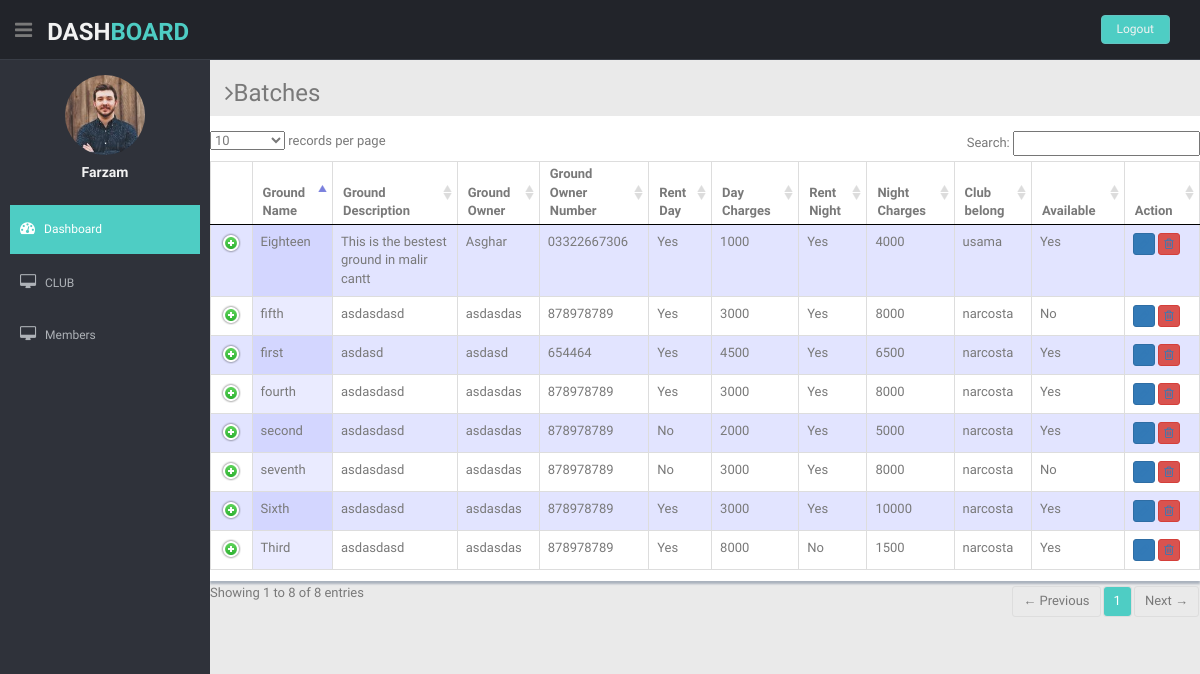
The page /Dashboard/clubGround.php (signed in) on the database its author committed.
### tables this page shows
CREATE TABLE `grounds` (
  `ground_code` int(11) NOT NULL,
  `ground_name` varchar(100) NOT NULL,
  `ground_des` varchar(250) NOT NULL,
  `club_code` int(11) NOT NULL,
  `ground_owner` varchar(50) NOT NULL,
  `ground_owner_num` varchar(11) NOT NULL,
  `rent_day` varchar(5) DEFAULT NULL,
  `rent_night` varchar(5) DEFAULT NULL,
  `Day` int(11) NOT NULL,
  `Night` int(11) NOT NULL,
  `available` varchar(10) NOT NULL
);

CREATE TABLE `register_club` (
  `club_code` int(11) NOT NULL,
  `club_name` varchar(150) NOT NULL,
  `club_des` varchar(250) NOT NULL,
  `club_built_year` date NOT NULL,
  `club_president` varchar(50) NOT NULL,
  `club_president_num` varchar(150) NOT NULL,
  `club_vice_president` varchar(50) NOT NULL,
  `club_secretary` varchar(50) NOT NULL,
  `club_secretary_num` varchar(150) NOT NULL,
  `club_treasurer` varchar(50) NOT NULL,
  `club_management` varchar(50) NOT NULL,
  `relation_with_club` varchar(15) NOT NULL
);

### Dashboard/clubGround.php (the view, shortened to what this page needs)
<?php include 'connection.php';
    $q = "SELECT * FROM `grounds`";
    $r = mysqli_query($conn,$q);
?>
<!DOCTYPE html>
<html lang="en">
<head>
  <link href="lib/bootstrap/css/bootstrap.min.css" rel="stylesheet">
  <link href="lib/font-awesome/css/font-awesome.css" rel="stylesheet" />
  <link href="lib/advanced-datatable/css/demo_page.css" rel="stylesheet" />
  <link href="lib/advanced-datatable/css/demo_table.css" rel="stylesheet" />
  <link rel="stylesheet" href="lib/advanced-datatable/css/DT_bootstrap.css" />
  <link href="css/style.css" rel="stylesheet">
  <link href="css/style-responsive.css" rel="stylesheet">
</head>
<body>
  <section id="container">
      <?php include 'header.php'; ?>
    <section id="main-content">
      <section class="wrapper">
        <h3><i class="fa fa-angle-right"></i>Batches</h3>
        <div class="row mb">
          <div class="content-panel">
            <div class="adv-table">
              <table cellpadding="0" cellspacing="0" border="0" class="display table table-bordered" id="hidden-table-info">
            <thead>
                  <tr>
                    <th>Ground Name</th>
                    <th>Ground Description</th>
                    <th>Ground Owner</th>
                    <th>Ground Owner Number</th>
                    <th>Rent Day</th>
                    <th>Day Charges</th>
                    <th>Rent Night</th>
                    <th>Night Charges</th>
                    <th>Club belong</th>
                    <th>Available</th>
                    <th>Action</th>
                  </tr>
            </thead>
            <tbody>
            <?php while($row = mysqli_fetch_assoc($r)) {?>
                  <tr>
                    <?php
                      $q3 = "SELECT * FROM `register_club` WHERE `club_code`='$row[club_code]'";
                      $r3 = mysqli_query($conn,$q3);
                      $club = mysqli_fetch_assoc($r3);
                  ?>
                    <td><?php echo $row['ground_name']; ?></td>
                    <td><?php echo $row['ground_des']; ?></td>
                    <td><?php echo $row['ground_owner']; ?></td>
                    <td><?php echo $row['ground_owner_num']; ?></td>
                    <td><?php echo $row['rent_day']; ?></td>
                    <td><?php echo $row['Day']; ?></td>
                    <td><?php echo $row['rent_night']; ?></td>
                    <td><?php echo $row['Night']; ?></td>
                    <td><?php echo $club['club_name']; ?></td>
                    <td><?php echo $row['available']; ?></td>
                    <td>
                      <button class="btn btn-primary btn-xs"><a href="clubGroundForm.php?ground_code=<?php echo $row['ground_code']?>&stat=Edit"><i class="fa fa-pencil"></i></a></button>
                      <button class="btn btn-danger btn-xs"><a href="clubGroundForm.php?ground_code =<?php echo $row['ground_code']?>&stat=Delete"><i class="fa fa-trash-o "></i></a></button>
                    </td>
                    <?php } ?>
                 </tr>
            </tbody>
              </table>
            </div>
          </div>
        </div>
      </section>
    </section>
  </section>
</body>
</html>

### Dashboard/css/style.css (style rules this page uses)
body { color: #797979; background: #eaeaea; font-family: 'Ruda', sans-serif; padding: 0px !important; margin: 0px !important; font-size:13px; }
a, a:hover, a:focus { text-decoration: none; outline: none; }
#container { width: 100%; height: 100%; }
.mb { margin-bottom: 25px; }
#main-content { margin-left: 210px; }
.wrapper { display: inline-block; margin-top: 60px; padding-left: 15px; padding-right: 15px; padding-bottom: 15px; padding-top: 0px; width: 100%; }
.content-panel { background: #ffffff; box-shadow: 0px 3px 2px #aab2bd; padding-top: 15px; padding-bottom: 5px; }

### rows shown on the page
grounds: ground_name "second", ground_des "asdasdasd", ground_owner "asdasdas", ground_owner_num "878978789", rent_day "No", Day "2000", rent_night "Yes", Night "5000", club_code.club_name "narcosta", available "Yes"
grounds: ground_name "Third", ground_des "asdasdasd", ground_owner "asdasdas", ground_owner_num "878978789", rent_day "Yes", Day "8000", rent_night "No", Night "1500", club_code.club_name "narcosta", available "Yes"
grounds: ground_name "fourth", ground_des "asdasdasd", ground_owner "asdasdas", ground_owner_num "878978789", rent_day "Yes", Day "3000", rent_night "Yes", Night "8000", club_code.club_name "narcosta", available "Yes"
grounds: ground_name "fifth", ground_des "asdasdasd", ground_owner "asdasdas", ground_owner_num "878978789", rent_day "Yes", Day "3000", rent_night "Yes", Night "8000", club_code.club_name "narcosta", available "No"
grounds: ground_name "Sixth", ground_des "asdasdasd", ground_owner "asdasdas", ground_owner_num "878978789", rent_day "Yes", Day "3000", rent_night "Yes", Night "10000", club_code.club_name "narcosta", available "Yes"
grounds: ground_name "seventh", ground_des "asdasdasd", ground_owner "asdasdas", ground_owner_num "878978789", rent_day "No", Day "3000", rent_night "Yes", Night "8000", club_code.club_name "narcosta", available "No"
grounds: ground_name "first", ground_des "asdasd", ground_owner "asdasd", ground_owner_num "654464", rent_day "Yes", Day "4500", rent_night "Yes", Night "6500", club_code.club_name "narcosta", available "Yes"
grounds: ground_name "Eighteen", ground_des "This is the bestest ground in malir cantt", ground_owner "Asghar", ground_owner_num "03322667306", rent_day "Yes", Day "1000", rent_night "Yes", Night "4000", club_code.club_name "usama", available "Yes"

### other values the page prints
$_SESSION['name'] "Farzam"
